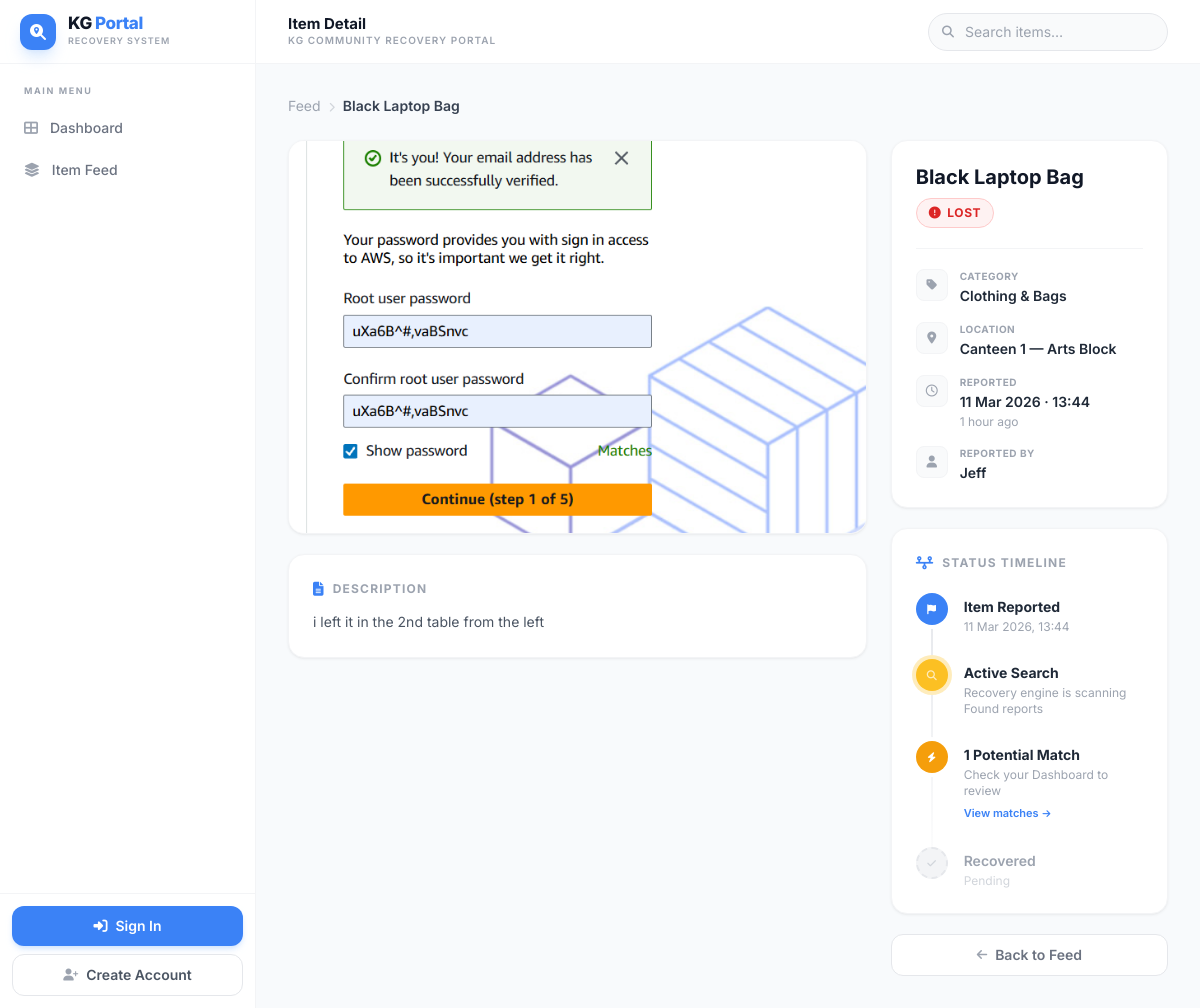
Page /item/1 on the committed database.
### app.py (models this page shows, shortened)
class Item(db.Model):
    __tablename__ = 'item'
    id               = db.Column(db.Integer, primary_key=True)
    title            = db.Column(db.String(200), nullable=False)
    description      = db.Column(db.Text,        nullable=False)
    status           = db.Column(db.String(10),  nullable=False, default='LOST',  index=True)
    category         = db.Column(db.String(20),  nullable=False, default='OTHER', index=True)
    location         = db.Column(db.String(255), nullable=False,                  index=True)
    image_filename   = db.Column(db.String(255), nullable=True)
    handover_status  = db.Column(db.String(20),  nullable=True)   # LEFT_AT_LOCATION | WITH_FINDER | SECURITY
    handover_details = db.Column(db.Text,        nullable=True)
    receiver_name    = db.Column(db.String(100), nullable=True)
    receiver_contact = db.Column(db.String(100), nullable=True)
    date_reported    = db.Column(db.DateTime, default=datetime.utcnow, nullable=False, index=True)
    created_at       = db.Column(db.DateTime, default=datetime.utcnow, nullable=False)
    user_id          = db.Column(db.Integer, db.ForeignKey('user.id'), nullable=False)
    @property
    def status_label(self) -> str:
        return 'Lost' if self.status == 'LOST' else 'Found'
    @property
    def category_label(self) -> str:
        return {
            'ELECTRONICS': 'Electronics & Gadgets',
            'DOCUMENTS':   'IDs & Documents',
            'KEYS':        'Keys & Access Cards',
            'CLOTHING':    'Clothing & Bags',
            'OTHER':       'Other',
        }.get(self.category, 'Other')

class User(UserMixin, db.Model):
    __tablename__ = 'user'
    id            = db.Column(db.Integer, primary_key=True)
    username      = db.Column(db.String(80),  unique=True, nullable=False, index=True)
    email         = db.Column(db.String(120), unique=True, nullable=False, index=True)
    password_hash = db.Column(db.String(256), nullable=False)
    created_at    = db.Column(db.DateTime,    default=datetime.utcnow, nullable=False)
    items = db.relationship('Item', backref='reporter',
                            lazy='select', cascade='all, delete-orphan')

### app.py (the view)
@app.route('/item/<int:item_id>')
def item_detail(item_id):
    item = db.get_or_404(Item, item_id)
    matches = (Match.query
               .filter_by(lost_item_id=item.id, is_reviewed=False)
               .order_by(Match.score.desc())
               .limit(3)
               .all()) if item.status == 'LOST' else []
    return render_template('detail.html', item=item, matches=matches)

### app.py (called while the page is built)
@app.template_filter('timesince')
def timesince_filter(dt: datetime) -> str:
    diff    = datetime.utcnow() - dt
    seconds = diff.total_seconds()
    if seconds < 60:
        return 'just now'
    if seconds < 3600:
        m = int(seconds // 60);   return f'{m} min{"s" if m != 1 else ""} ago'
    if seconds < 86400:
        h = int(seconds // 3600); return f'{h} hour{"s" if h != 1 else ""} ago'
    d = int(seconds // 86400);    return f'{d} day{"s" if d != 1 else ""} ago'

### templates/detail.html (shortened to what this page needs)
{% extends "base.html" %}
{% block page_title %}Item Detail{% endblock %}
{% block content %}
<nav class="mb-6">
    <ol class="flex items-center text-sm text-gray-400 gap-2">
        <li><a href="{{ url_for('feed') }}" class="hover:text-brand transition-colors">Feed</a></li>
        <li><i class="fa-solid fa-chevron-right text-gray-300 text-[10px]"></i></li>
        <li class="text-gray-700 font-semibold truncate max-w-xs">{{ item.title }}</li>
    </ol>
</nav>
<div class="grid grid-cols-1 lg:grid-cols-3 gap-6">
    <div class="lg:col-span-2 space-y-5">
        <div class="bg-white rounded-2xl overflow-hidden border border-gray-100 shadow-card">
            {% if item.image_filename %}
            <img src="{{ url_for('static', filename='uploads/' + item.image_filename) }}"
                 alt="{{ item.title }}" class="w-full max-h-[420px] object-contain bg-gray-50">
            {% else %}
            <div class="h-52 bg-gray-50 flex flex-col items-center justify-center gap-2">
                <i class="fa-solid fa-image text-5xl text-gray-200"></i>
                <p class="text-gray-400 text-xs font-semibold uppercase tracking-widest">No Image Provided</p>
            </div>
            {% endif %}
        </div>
        <div class="bg-white rounded-2xl p-6 border border-gray-100 shadow-card">
            <h3 class="text-xs font-bold text-gray-400 uppercase tracking-widest mb-3 flex items-center gap-2">
                <i class="fa-solid fa-file-lines text-brand text-sm"></i> Description
            </h3>
            <p class="text-gray-600 leading-relaxed whitespace-pre-line text-sm">{{ item.description }}</p>
        </div>
    </div>
    <div class="space-y-5">
        <div class="bg-white rounded-2xl p-6 border border-gray-100 shadow-card">
            <h2 class="text-xl font-bold text-gray-900 mb-2 leading-tight">{{ item.title }}</h2>
            <span class="inline-flex items-center gap-1.5 px-3 py-1.5 text-xs font-bold rounded-full uppercase tracking-wider
                {% if item.status == 'LOST' %}bg-red-50 text-red-600 border border-red-200
                {% else %}bg-emerald-50 text-emerald-600 border border-emerald-200{% endif %}">
                <i class="fa-solid {% if item.status == 'LOST' %}fa-circle-exclamation{% else %}fa-circle-check{% endif %} text-xs"></i>
                {{ item.status_label }}
            </span>
            <hr class="my-5 border-gray-100">
            <div class="space-y-4">
                <div class="flex items-start gap-3">
                    <div class="w-8 h-8 rounded-lg bg-gray-50 border border-gray-100 flex items-center justify-center shrink-0">
                        <i class="fa-solid fa-tag text-gray-400 text-xs"></i>
                    </div>
                    <div>
                        <p class="text-[10px] text-gray-400 font-bold uppercase tracking-wider">Category</p>
                        <p class="text-gray-800 font-semibold text-sm mt-0.5">{{ item.category_label }}</p>
                    </div>
                </div>
                <div class="flex items-start gap-3">
                    <div class="w-8 h-8 rounded-lg bg-gray-50 border border-gray-100 flex items-center justify-center shrink-0">
                        <i class="fa-solid fa-location-dot text-gray-400 text-xs"></i>
                    </div>
                    <div>
                        <p class="text-[10px] text-gray-400 font-bold uppercase tracking-wider">Location</p>
                        <p class="text-gray-800 font-semibold text-sm mt-0.5">{{ item.location }}</p>
                    </div>
                </div>
                <div class="flex items-start gap-3">
                    <div class="w-8 h-8 rounded-lg bg-gray-50 border border-gray-100 flex items-center justify-center shrink-0">
                        <i class="fa-regular fa-clock text-gray-400 text-xs"></i>
                    </div>
                    <div>
                        <p class="text-[10px] text-gray-400 font-bold uppercase tracking-wider">Reported</p>
                        <p class="text-gray-800 font-semibold text-sm mt-0.5">
                            {{ item.date_reported.strftime('%d %b %Y · %H:%M') }}
                        </p>
                        <p class="text-xs text-gray-400 mt-0.5">{{ item.date_reported|timesince }}</p>
                    </div>
                </div>
                <div class="flex items-start gap-3">
                    <div class="w-8 h-8 rounded-lg bg-gray-50 border border-gray-100 flex items-center justify-center shrink-0">
                        <i class="fa-solid fa-user text-gray-400 text-xs"></i>
                    </div>
                    <div>
                        <p class="text-[10px] text-gray-400 font-bold uppercase tracking-wider">Reported By</p>
                        <p class="text-gray-800 font-semibold text-sm mt-0.5">{{ item.reporter.username }}</p>
                    </div>
                </div>
            </div>
        </div>
        <div class="bg-white rounded-2xl p-6 border border-gray-100 shadow-card">
            <h3 class="text-xs font-bold text-gray-400 uppercase tracking-widest mb-5 flex items-center gap-2">
                <i class="fa-solid fa-timeline text-brand text-sm"></i> Status Timeline
            </h3>
            <div class="relative">
                {% if item.status == 'LOST' %}
                <div class="relative flex items-start gap-4 pb-6">
                    <div class="w-8 h-8 rounded-full bg-brand flex items-center justify-center
                                ring-4 ring-white shadow-sm shrink-0 z-10">
                        <i class="fa-solid fa-flag text-white text-[10px]"></i>
                    </div>
                    <div class="pt-1 min-w-0">
                        <p class="text-sm font-bold text-gray-800">Item Reported</p>
                        <p class="text-xs text-gray-400 mt-0.5">
                            {{ item.date_reported.strftime('%d %b %Y, %H:%M') }}
                        </p>
                    </div>
                </div>
                <div class="relative flex items-start gap-4 pb-6">
                    <div class="relative w-8 h-8 rounded-full bg-amber-400 flex items-center justify-center
                                ring-4 ring-white shadow-sm shrink-0 z-10 pulse-ring text-amber-400">
                        <i class="fa-solid fa-magnifying-glass text-white text-[10px]"></i>
                    </div>
                    <div class="pt-1 min-w-0">
                        <p class="text-sm font-bold text-gray-800">Active Search</p>
                        <p class="text-xs text-gray-400 mt-0.5">
                            Recovery engine is scanning Found reports
                        </p>
                    </div>
                </div>
                {% if matches %}
                <div class="relative flex items-start gap-4 pb-6">
                    <div class="w-8 h-8 rounded-full bg-amber-500 flex items-center justify-center
                                ring-4 ring-white shadow-sm shrink-0 z-10">
                        <i class="fa-solid fa-bolt text-white text-[10px]"></i>
                    </div>
                    <div class="pt-1 min-w-0">
                        <p class="text-sm font-bold text-gray-800">
                            {{ matches|length }} Potential Match{{ 'es' if matches|length != 1 else '' }}
                        </p>
                        <p class="text-xs text-gray-400 mt-0.5">
                            Check your Dashboard to review
                        </p>
                        <a href="{{ url_for('dashboard') }}"
                           class="inline-flex items-center gap-1 mt-1.5 text-[11px] font-semibold text-brand
                                  hover:text-brand-dark transition-colors">
                            View matches <i class="fa-solid fa-arrow-right text-[9px]"></i>
                        </a>
                    </div>
                </div>
                {% endif %}
                <div class="relative flex items-start gap-4">
                    <div class="w-8 h-8 rounded-full bg-gray-100 border-2 border-dashed border-gray-200
                                flex items-center justify-center shrink-0 z-10">
                        <i class="fa-solid fa-check text-gray-300 text-[10px]"></i>
                    </div>
                    <div class="pt-1 min-w-0">
                        <p class="text-sm font-semibold text-gray-400">Recovered</p>
                        <p class="text-xs text-gray-300 mt-0.5">Pending</p>
                    </div>
                </div>
                {% endif %}
            </div>
        </div>
        <a href="{{ url_for('feed') }}"
           class="flex items-center justify-center gap-2 w-full px-4 py-2.5 bg-white border border-gray-200
                  text-gray-500 font-semibold rounded-xl hover:bg-gray-50 transition-colors text-sm">
            <i class="fa-solid fa-arrow-left text-xs text-gray-400"></i> Back to Feed
        </a>
    </div>
</div>
{% endblock %}

### templates/base.html (style rules this page uses)
.pulse-ring::before { content: ''; position: absolute; inset: -4px; border-radius: 50%; background: currentColor; opacity: .3; animation: pulse-ring 1.8s ease-out infinite; }

### rows in the picture
Item: title "Black Laptop Bag", image_filename (picture), description "i left it in the 2nd table from the left", status_label "LOST", category_label "Clothing & Bags", location "Canteen 1 — Arts Block", date_reported "11 Mar 2026 · 13:44", date_reported "1 hour ago", date_reported "11 Mar 2026, 13:44"
User: reporter.username "Jeff"

### other values in the picture
{{ matches|length }} "1"
